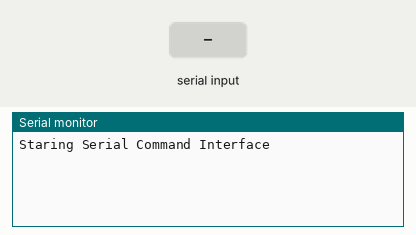
Simulated run of this sketch. Board: Arduino Uno, built with avr-gcc and run on an emulated ATmega328P. On the bench: the last lines printed to the serial monitor. Inputs (shaded band) come from the test bench.

Above: at 1.2 s.
1.3 s: "Marco" received over Serial
At 1.7 s:
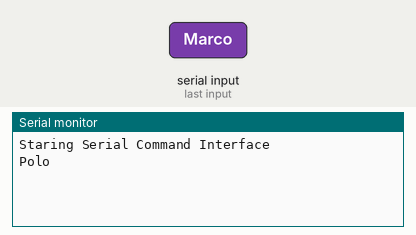
2.8 s: "1" received over Serial
At 3.3 s:
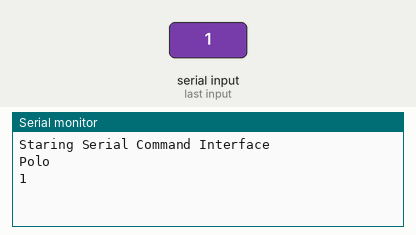

The sketch:

SerialCommands.ino
```cpp
void setup() {
  Serial.begin(9600);
  while (!Serial) {}
  Serial.println("Staring Serial Command Interface");
}

void loop() {
  if(Serial.available() > 0 ){
    String message = serialMessage();
    parseMessage(message);
  }
}

String serialMessage(){
  String message = "";
   while(Serial.available() > 0) {
      message += char(Serial.read());
      delay(5);
    }
    message.trim();
    return message;
}

void parseMessage(String message){
  if(message.equals("Marco")) {
    Serial.println("Polo");
  }
  else {
    Serial.println(message);
  }
}
```

Measured:
- after the input at 1.3 s, the serial monitor: prints a new line at once (image 1)
- after the input at 2.8 s, the serial monitor: prints a new line at once (image 2)
